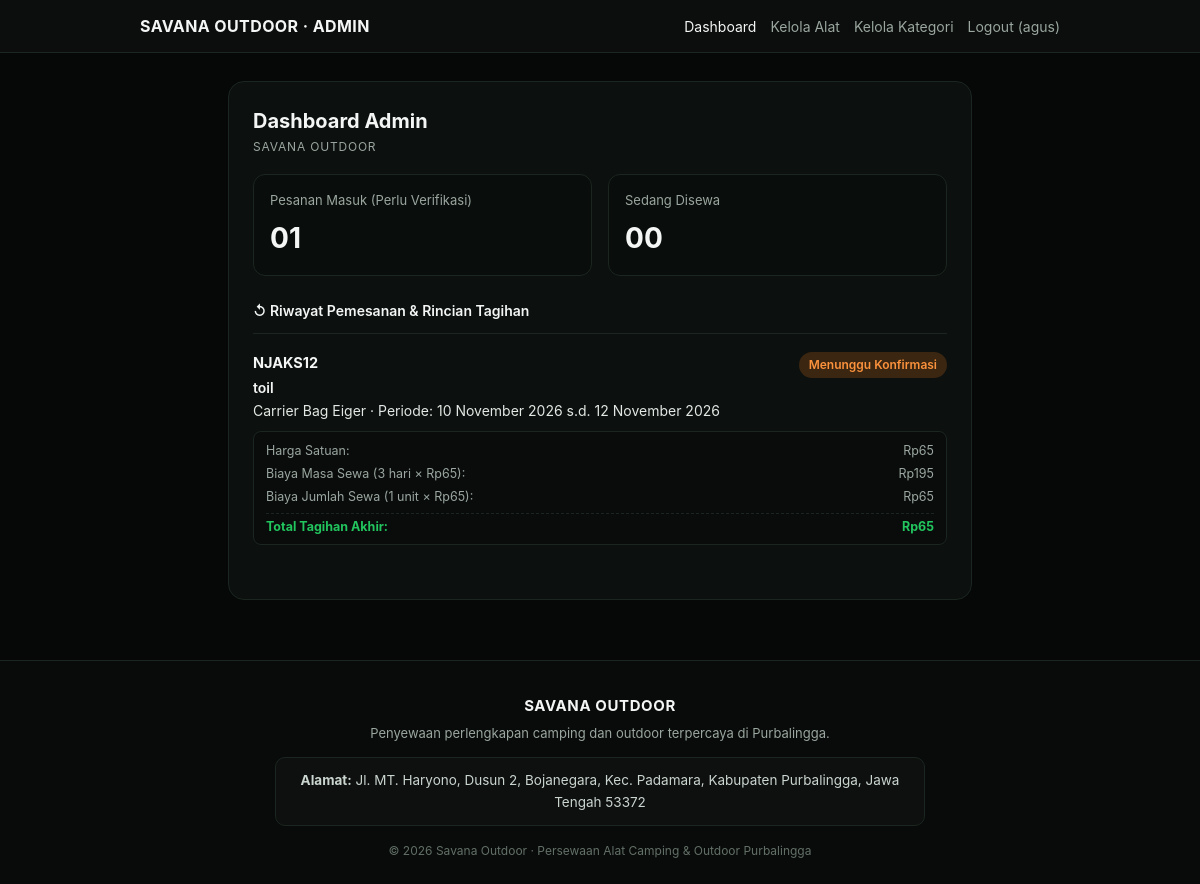
Screenshot of /admin/dashbord.php (signed in) with the database file from the repository.
### tables this page shows
CREATE TABLE `pemesanan` (
  `id_pemesanan` int(11) NOT NULL,
  `kode_pemesanan` varchar(30) NOT NULL,
  `id_pelanggan` int(11) NOT NULL,
  `tanggal_pemesanan` datetime NOT NULL DEFAULT current_timestamp(),
  `tanggal_mulai` date NOT NULL,
  `tanggal_kembali` date NOT NULL,
  `tanggal_pengembalian_aktual` datetime DEFAULT NULL,
  `status_pemesanan` varchar(30) NOT NULL DEFAULT 'Menunggu Konfirmasi',
  `status_pembayaran` varchar(20) NOT NULL DEFAULT 'Belum Bayar',
  `total_tagihan_akhir` decimal(12,2) DEFAULT NULL,
  `persetujuan_syarat` tinyint(1) NOT NULL DEFAULT 0
);

CREATE TABLE `pelanggan` (
  `id_pelanggan` int(11) NOT NULL,
  `nama` varchar(100) NOT NULL,
  `jenis_identitas` varchar(30) NOT NULL,
  `nomor_identitas` varchar(30) NOT NULL,
  `alamat` text NOT NULL,
  `no_hp` varchar(20) NOT NULL,
  `email` varchar(100) DEFAULT NULL,
  `foto_identitas` varchar(255) NOT NULL
);

CREATE TABLE `alat` (
  `id_alat` int(11) NOT NULL,
  `id_kategori` int(11) NOT NULL,
  `nama_alat` varchar(100) NOT NULL,
  `deskripsi` text DEFAULT NULL,
  `harga_sewa` decimal(12,2) NOT NULL,
  `stok_total` int(10) UNSIGNED NOT NULL DEFAULT 0,
  `foto_alat` varchar(255) DEFAULT NULL
);

### config/koneksi.php (called while the page is built, shortened)
<?php
function rupiah($angka) {
    return 'Rp' . number_format((float)$angka, 0, ',', '.');
}
function tgl_indo($tanggal) {
    $bulan = [
        1 => 'Januari', 'Februari', 'Maret', 'April', 'Mei', 'Juni',
        'Juli', 'Agustus', 'September', 'Oktober', 'November', 'Desember'
    ];
    $pecah = explode('-', substr((string)$tanggal, 0, 10));
    return (int)$pecah[2] . ' ' . ($bulan[(int)$pecah[1]] ?? '') . ' ' . $pecah[0];
}
function hitungDurasiHari($tgl_sewa, $tgl_kembali, $inklusif = true) {
    try {
        $d1 = new DateTime(substr((string)$tgl_sewa, 0, 10));
        $d2 = new DateTime(substr((string)$tgl_kembali, 0, 10));
        $selisih = (int)$d1->diff($d2)->days;
        return max(1, $inklusif ? ($selisih + 1) : $selisih);
    } catch (Throwable $e) {
        return 1;
    }
}
function hitungRincianHarga($harga_satuan, $masa_sewa, $jumlah_unit) {
    $harga_satuan = (float)$harga_satuan;
    $masa_sewa    = max(1, (int)$masa_sewa);
    $jumlah_unit  = max(1, (int)$jumlah_unit);
    $biaya_masa_sewa   = $masa_sewa * $harga_satuan;
    $biaya_jumlah_sewa = $jumlah_unit * $harga_satuan;
    $total_akhir       = $biaya_masa_sewa + $biaya_jumlah_sewa;
    return [
        'harga_satuan'        => $harga_satuan,
        'masa_sewa'           => $masa_sewa,
        'jumlah_unit'         => $jumlah_unit,
        'biaya_masa_sewa'     => $biaya_masa_sewa,
        'biaya_jumlah_sewa'   => $biaya_jumlah_sewa,
        'total_tagihan_akhir' => $total_akhir,
        'total_akhir'         => $total_akhir,
    ];
}

### admin/dashbord.php (the view, shortened to what this page needs)
<?php
require_once __DIR__ . '/../config/koneksi.php';
$hitung_inklusif_hari = true;
$q_masuk = mysqli_query($conn, "SELECT COUNT(*) AS jml FROM pemesanan WHERE status_pemesanan LIKE 'Menunggu Konfirmasi%'");
$masuk = (int)(mysqli_fetch_assoc($q_masuk)['jml'] ?? 0);
$q_sewa = mysqli_query($conn, "SELECT COUNT(*) AS jml FROM pemesanan WHERE status_pemesanan = 'Sedang Disewa'");
$sedang_disewa = (int)(mysqli_fetch_assoc($q_sewa)['jml'] ?? 0);
$riwayat = mysqli_query($conn, "SELECT p.*, pl.nama AS nama_user,
        a.nama_alat, COALESCE(dp.jumlah, 1) AS jumlah, COALESCE(dp.harga_sewa, a.harga_sewa, 0) AS harga_sewa
        FROM pemesanan p
        JOIN pelanggan pl ON p.id_pelanggan = pl.id_pelanggan
        LEFT JOIN detail_pemesanan dp ON dp.id_pemesanan = p.id_pemesanan
        LEFT JOIN alat a ON dp.id_alat = a.id_alat
        ORDER BY p.id_pemesanan DESC");
function badgeAdmin($st) {
    return 'badge-warn';
}
include __DIR__ . '/../includes/header.php';
?>
<div class="container">
    <div class="card-shell">
        <h2 style="font-size:20px;">Dashboard Admin</h2>
        <div style="font-size:12px; letter-spacing:0.8px; color:var(--text-muted); margin-top:2px;">SAVANA OUTDOOR</div>
        <div class="stats-grid">
            <div class="stat-box">
                <div class="stat-label">Pesanan Masuk (Perlu Verifikasi)</div>
                <div class="stat-num"><?= str_pad($masuk, 2, '0', STR_PAD_LEFT) ?></div>
            </div>
            <div class="stat-box">
                <div class="stat-label">Sedang Disewa</div>
                <div class="stat-num"><?= str_pad($sedang_disewa, 2, '0', STR_PAD_LEFT) ?></div>
            </div>
        </div>
        <div class="label-heading" style="margin-top:20px;">↺ Riwayat Pemesanan & Rincian Tagihan</div>
        <?php if ($riwayat && mysqli_num_rows($riwayat) > 0): ?>
            <?php while ($r = mysqli_fetch_assoc($riwayat)): ?>
                <?php
                $durasi_r = hitungDurasiHari($r['tanggal_mulai'], $r['tanggal_kembali'], $hitung_inklusif_hari);
                $rincian_r = hitungRincianHarga($r['harga_sewa'] ?? 0, $durasi_r, $r['jumlah'] ?? 1);
                $tagihan_r = (isset($r['total_tagihan_akhir']) && $r['total_tagihan_akhir'] !== null)
                    ? (float)$r['total_tagihan_akhir']
                    : $rincian_r['total_tagihan_akhir'];
                ?>
                <a href="dashbord.php?detail=<?= (int)$r['id_pemesanan'] ?>#panelDetail" class="history-item" style="display:block; text-decoration:none; margin-bottom:12px;">
                    <div style="display:flex; justify-content:space-between; align-items:flex-start; gap:10px;">
                        <div>
                            <div class="history-code"><?= htmlspecialchars($r['kode_pemesanan']) ?></div>
                            <div class="history-sub" style="font-weight:600; color:var(--text-main); font-size:14px; margin-top:2px;"><?= htmlspecialchars($r['nama_user']) ?></div>
                            <div class="history-item-main" style="margin-top:2px;"><?= htmlspecialchars($r['nama_alat'] ?? '-') ?> · Periode: <?= tgl_indo($r['tanggal_mulai']) ?> s.d. <?= tgl_indo($r['tanggal_kembali']) ?></div>
                        </div>
                        <span class="badge <?= badgeAdmin($r['status_pemesanan']) ?>"><?= htmlspecialchars($r['status_pemesanan']) ?></span>
                    </div>
                    <div style="background:rgba(0,0,0,0.25); border-radius:8px; padding:8px 12px; margin-top:10px; font-size:12.5px; border:1px solid var(--border-subtle);">
                        <div style="display:flex; justify-content:space-between; color:var(--text-muted); padding:2px 0;">
                            <span>Harga Satuan:</span>
                            <span><?= rupiah($rincian_r['harga_satuan']) ?></span>
                        </div>
                        <div style="display:flex; justify-content:space-between; color:var(--text-muted); padding:2px 0;">
                            <span>Biaya Masa Sewa (<?= $rincian_r['masa_sewa'] ?> hari × <?= rupiah($rincian_r['harga_satuan']) ?>):</span>
                            <span><?= rupiah($rincian_r['biaya_masa_sewa']) ?></span>
                        </div>
                        <div style="display:flex; justify-content:space-between; color:var(--text-muted); padding:2px 0;">
                            <span>Biaya Jumlah Sewa (<?= $rincian_r['jumlah_unit'] ?> unit × <?= rupiah($rincian_r['harga_satuan']) ?>):</span>
                            <span><?= rupiah($rincian_r['biaya_jumlah_sewa']) ?></span>
                        </div>
                        <div style="display:flex; justify-content:space-between; font-weight:700; color:var(--green-accent); border-top:1px dashed var(--border-subtle); margin-top:4px; padding-top:4px;">
                            <span>Total Tagihan Akhir:</span>
                            <span><?= rupiah($tagihan_r) ?></span>
                        </div>
                    </div>
                </a>
            <?php endwhile; ?>
        <?php else: ?>
            <p style="color:var(--text-muted); font-size:14px; margin-top:12px;">Belum ada data pemesanan.</p>
        <?php endif; ?>
    </div>
</div>
<?php include __DIR__ . '/../includes/footer.php'; ?>

### assets/css/style.css (style rules this page uses)
:root { --bg-main: #060807; --bg-card: #0c100e; --bg-input: #090d0b; --border-subtle: #1b2620; --green-banner: #184229; --green-btn: #1b432c; --green-btn-hover: #225438; --green-accent: #22c55e; --text-main: #f3f6f4; --text-muted: #9aa69f; --danger-bg: #3b1418; --danger-text: #f87171; --warn-bg: #3b2611; --warn-text: #fb923c; --info-bg: #13293d; --info-text: #60a5fa; --ok-bg: #11301e; --ok-text: #4ade80; }
* { box-sizing: border-box; margin: 0; padding: 0; }
body { background-color: var(--bg-main); color: var(--text-main); font-family: -apple-system, BlinkMacSystemFont, "Segoe UI", Roboto, Inter, sans-serif; line-height: 1.5; min-height: 100vh; }
a { color: inherit; text-decoration: none; }
.container { max-width: 780px; margin: 28px auto 60px; padding: 0 18px; }
.card-shell { background: var(--bg-card); border: 1px solid var(--border-subtle); border-radius: 16px; overflow: hidden; padding: 24px; }
.label-heading { font-size: 14px; font-weight: 600; color: var(--text-main); margin-bottom: 12px; }
.badge { display: inline-block; padding: 4px 10px; border-radius: 999px; font-size: 12px; font-weight: 600; }
.badge-warn { background: var(--warn-bg); color: var(--warn-text); }
.stats-grid { display: grid; grid-template-columns: repeat(2, 1fr); gap: 16px; margin: 18px 0 24px; }
.stat-box { background: #090d0b; border: 1px solid var(--border-subtle); border-radius: 12px; padding: 16px; }
.stat-label { font-size: 13px; color: var(--text-muted); margin-bottom: 6px; }
.stat-num { font-size: 28px; font-weight: 700; }
.history-item { border-top: 1px solid var(--border-subtle); padding: 18px 0; display: flex; justify-content: space-between; align-items: flex-start; gap: 14px; }
.history-code { font-weight: 700; font-size: 14.5px; margin-bottom: 4px; }
.history-sub { font-size: 13.5px; color: var(--text-muted); }
.history-item-main { font-size: 14px; color: #e2e8e4; margin-top: 4px; }

### rows the page displays
pemesanan: kode_pemesanan "NJAKS12", id_pelanggan.nama "toil", alat.nama_alat "Carrier Bag Eiger", tanggal_mulai "10 November 2026", tanggal_kembali "12 November 2026", status_pemesanan "Menunggu Konfirmasi", harga_satuan "Rp65", masa_sewa "3", biaya_masa_sewa "Rp195", jumlah_unit "1", biaya_jumlah_sewa "Rp65", total_tagihan_akhir "Rp65"

### other values shown
$_SESSION['admin_nama'] "agus"
str_pad($masuk, 2, '0', STR_PAD_LEFT) "01"
str_pad($sedang_disewa, 2, '0', STR_PAD_LEFT) "00"
